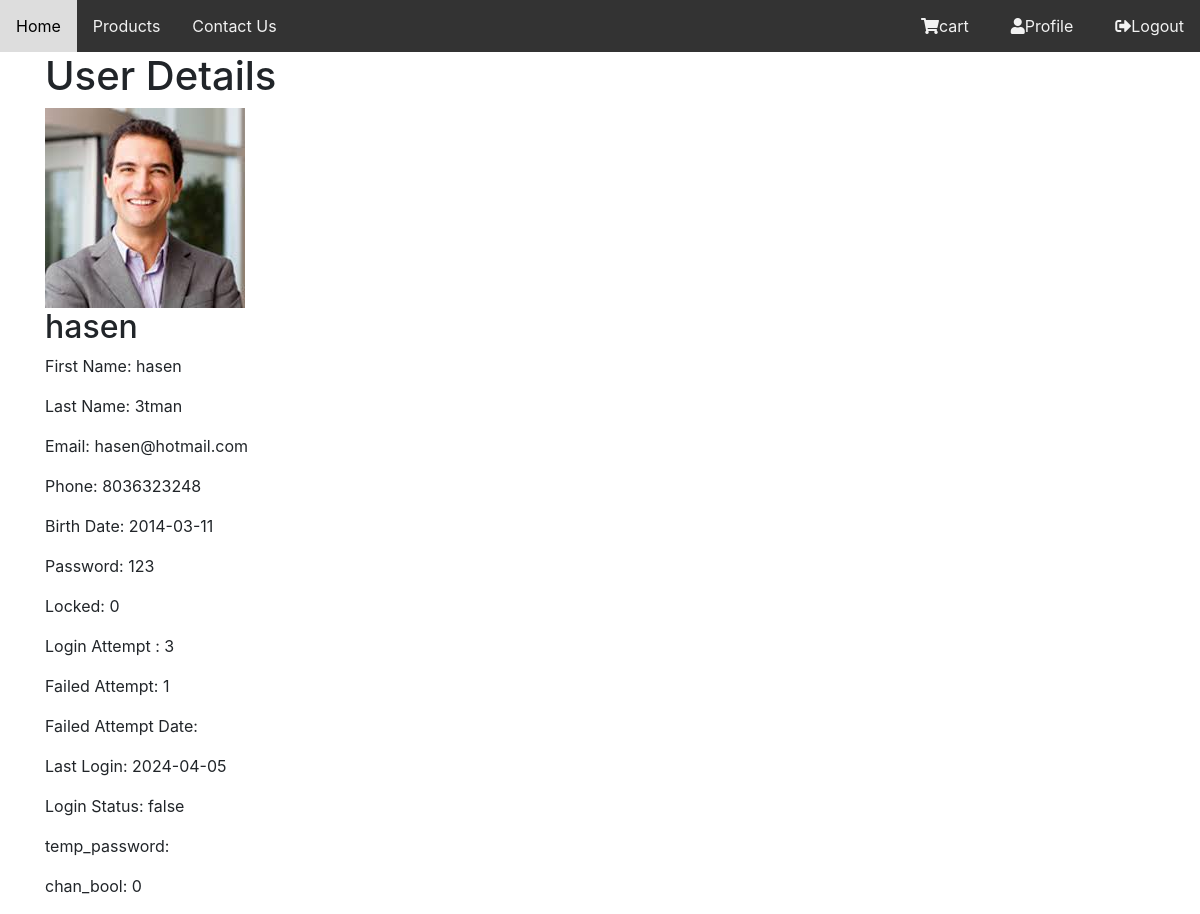
The page /admin/user_details.php?user_id=1 (signed in) on the database its author committed.
### tables this page shows
CREATE TABLE `users` (
  `First name` varchar(32) NOT NULL,
  `Last name` varchar(32) NOT NULL,
  `Username` varchar(32) NOT NULL,
  `password` varchar(32) NOT NULL,
  `e-mail` varchar(32) NOT NULL,
  `phone` varchar(10) NOT NULL,
  `birth date` date NOT NULL,
  `user_id` int(11) NOT NULL,
  `Locked` tinyint(1) NOT NULL,
  `atempt_Date` varchar(255) NOT NULL,
  `temp_password` varchar(255) NOT NULL,
  `chan_bool` smallint(6) NOT NULL,
  `img` varchar(255) NOT NULL,
  `login_attempt` int(11) NOT NULL,
  `failed_atempt` int(11) NOT NULL,
  `last_Login` date DEFAULT NULL,
  `login_status` tinyint(1) NOT NULL DEFAULT 0
);

### admin/user_details.php (the view, shortened to what this page needs)
<?php
if(isset($_GET['user_id'])) {
    $user_id = $_GET['user_id'];
    $con = mysqli_connect("localhost", "root", "1234", "projectdb");
    $query = "SELECT * FROM users WHERE user_id = '$user_id'";
    $result = mysqli_query($con, $query);
    $user = mysqli_fetch_assoc($result);
} else {
    echo "User ID not provided.";
    exit;
}
?>
<!DOCTYPE html>
<html lang="en">
<head>
    <link href="https://stackpath.bootstrapcdn.com/bootstrap/4.5.2/css/bootstrap.min.css" rel="stylesheet">
    <link rel="stylesheet" href="../css/navbar.css?v=<?php echo time(); ?>">
</head>
<body>
<?php include"../navbar_admin.php"; ?>
    <div class="container">
        <h1>User Details</h1>
        <div>
            <img src="../<?php echo $user['img']; ?>" alt="User Image">
            <h2><?php echo $user['Username']; ?></h2>
            <p>First Name: <?php echo $user['First name']; ?></p>
            <p>Last Name: <?php echo $user['Last name']; ?></p>
            <p>Email: <?php echo $user['e-mail']; ?></p>
            <p>Phone: <?php echo $user['phone']; ?></p>
            <p>Birth Date: <?php echo $user['birth date']; ?></p>
            <p>Password: <?php echo $user['password']; ?></p>
            <p>Locked: <?php echo $user['Locked']; ?></p>
            <p>Login Attempt : <?php echo $user['login_attempt']; ?></p>
            <p>Failed Attempt: <?php echo $user['failed_atempt']; ?></p>
            <p>Failed Attempt Date: <?php echo $user['atempt_Date']; ?></p>
            <p>Last Login: <?php echo $user['last_Login']; ?></p>
            <p>Login Status:
                <?php
                if($user['login_status']==1) echo "true";
                else echo "false";
                ?>
            </p>
            <p>temp_password: <?php echo $user['temp_password']; ?></p>
            <p>chan_bool: <?php echo $user['chan_bool']; ?></p>
        </div>
    </div>
</body>
</html>

### rows shown on the page
users: img (picture), Username "hasen", First name "hasen", Last name "3tman", value "hasen@hotmail.com", phone "8036323248", birth date "2014-03-11", password "123", Locked "0", login_attempt "3", failed_atempt "1", last_Login "2024-04-05", chan_bool "0"
